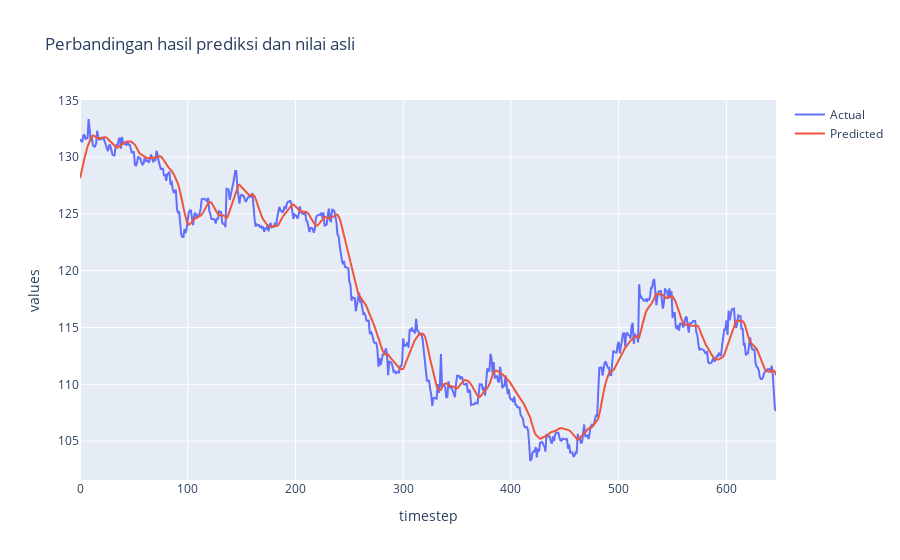

Notebook code cell kept with this figure:
### Code cell
fig = go.Figure()

x = [i for i in range(len(actual_denorm))]

fig.add_trace(go.Scatter(x=x, y=actual_denorm.squeeze(1), mode='lines', name="Actual"))
fig.add_trace(go.Scatter(x=x, y=predict_denorm.squeeze(1), mode='lines', name="Predicted"))

fig.update_layout(
    xaxis_title='timestep',
    yaxis_title='values',
    title=f"Perbandingan hasil prediksi dan nilai asli",
    height=600
)
fig.show()

### Figure 1 — Plotly figure (JSON) as saved in the notebook; plotly's stock layout.template omitted (floating-point values rounded to 4 significant figures; data arrays with more than 128 entries replaced by an {"elided": "..."} marker saying what was removed)
{"data": [{"mode": "lines", "name": "Actual", "type": "scatter", "x": {"elided": "647 int values"}, "y": {"elided": "647 float values"}}, {"mode": "lines", "name": "Predicted", "type": "scatter", "x": {"elided": "647 int values"}, "y": {"elided": "647 float values"}}], "layout": {"autosize": true, "title": {"text": "Perbandingan hasil prediksi dan nilai asli"}, "xaxis": {"autorange": true, "range": [0, 646], "title": {"text": "timestep"}, "type": "linear"}, "yaxis": {"autorange": true, "range": [101.6, 135.0], "title": {"text": "values"}, "type": "linear"}}}
